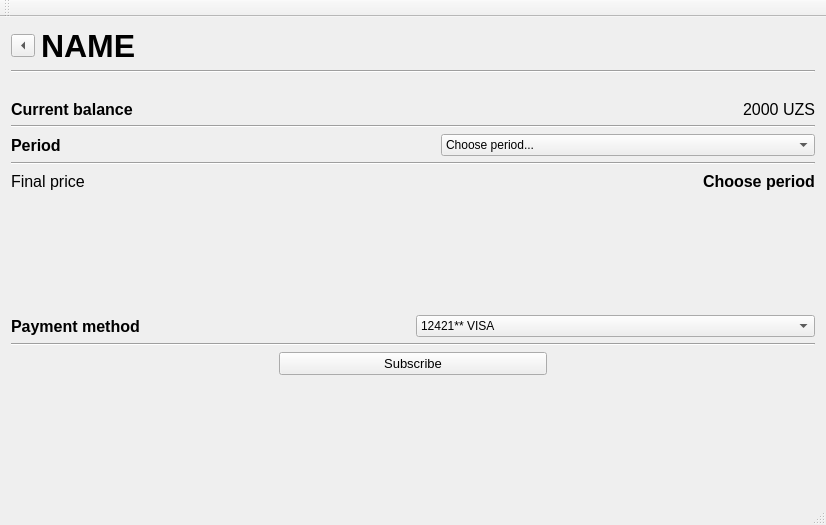
<?xml version="1.0" encoding="UTF-8"?>
<ui version="4.0">
 <class>subscriptionwindowClass</class>
 <widget class="QMainWindow" name="subscriptionwindowClass">
  <property name="geometry">
   <rect>
    <x>0</x>
    <y>0</y>
    <width>826</width>
    <height>525</height>
   </rect>
  </property>
  <property name="windowTitle">
   <string>subscriptionwindow</string>
  </property>
  <widget class="QWidget" name="centralWidget">
   <layout class="QVBoxLayout" name="verticalLayout_4">
    <item>
     <layout class="QVBoxLayout" name="verticalLayout_2">
      <item>
       <layout class="QVBoxLayout" name="verticalLayout">
        <item>
         <layout class="QHBoxLayout" name="horizontalLayout_2">
          <item>
           <widget class="QToolButton" name="toolButtonBack">
            <property name="text">
             <string>...</string>
            </property>
            <property name="arrowType">
             <enum>Qt::ArrowType::LeftArrow</enum>
            </property>
           </widget>
          </item>
          <item>
           <widget class="QLabel" name="labelName">
            <property name="font">
             <font>
              <pointsize>24</pointsize>
              <bold>true</bold>
             </font>
            </property>
            <property name="text">
             <string>NAME</string>
            </property>
           </widget>
          </item>
         </layout>
        </item>
       </layout>
      </item>
      <item>
       <widget class="Line" name="line_4">
        <property name="orientation">
         <enum>Qt::Orientation::Horizontal</enum>
        </property>
       </widget>
      </item>
      <item>
       <layout class="QHBoxLayout" name="horizontalLayout">
        <item>
         <spacer name="horizontalSpacer_4">
          <property name="orientation">
           <enum>Qt::Orientation::Horizontal</enum>
          </property>
          <property name="sizeHint" stdset="0">
           <size>
            <width>40</width>
            <height>20</height>
           </size>
          </property>
         </spacer>
        </item>
        <item>
         <spacer name="horizontalSpacer_5">
          <property name="orientation">
           <enum>Qt::Orientation::Horizontal</enum>
          </property>
          <property name="sizeHint" stdset="0">
           <size>
            <width>40</width>
            <height>20</height>
           </size>
          </property>
         </spacer>
        </item>
       </layout>
      </item>
      <item>
       <layout class="QHBoxLayout" name="horizontalLayout_3">
        <item>
         <widget class="QLabel" name="label_2">
          <property name="font">
           <font>
            <pointsize>12</pointsize>
            <bold>true</bold>
           </font>
          </property>
          <property name="text">
           <string>Current balance</string>
          </property>
         </widget>
        </item>
        <item>
         <spacer name="horizontalSpacer">
          <property name="orientation">
           <enum>Qt::Orientation::Horizontal</enum>
          </property>
          <property name="sizeHint" stdset="0">
           <size>
            <width>40</width>
            <height>20</height>
           </size>
          </property>
         </spacer>
        </item>
        <item>
         <widget class="QLabel" name="label_3">
          <property name="font">
           <font>
            <pointsize>12</pointsize>
            <bold>false</bold>
           </font>
          </property>
          <property name="text">
           <string>2000 UZS</string>
          </property>
         </widget>
        </item>
       </layout>
      </item>
      <item>
       <widget class="Line" name="line_2">
        <property name="orientation">
         <enum>Qt::Orientation::Horizontal</enum>
        </property>
       </widget>
      </item>
      <item>
       <layout class="QHBoxLayout" name="horizontalLayout_4">
        <item>
         <widget class="QLabel" name="label_4">
          <property name="font">
           <font>
            <pointsize>12</pointsize>
            <bold>true</bold>
           </font>
          </property>
          <property name="text">
           <string>Period</string>
          </property>
         </widget>
        </item>
        <item>
         <spacer name="horizontalSpacer_2">
          <property name="orientation">
           <enum>Qt::Orientation::Horizontal</enum>
          </property>
          <property name="sizeHint" stdset="0">
           <size>
            <width>40</width>
            <height>20</height>
           </size>
          </property>
         </spacer>
        </item>
        <item>
         <widget class="QComboBox" name="comboBoxPeriod">
          <property name="sizePolicy">
           <sizepolicy hsizetype="MinimumExpanding" vsizetype="Fixed">
            <horstretch>0</horstretch>
            <verstretch>0</verstretch>
           </sizepolicy>
          </property>
          <item>
           <property name="text">
            <string>Choose period...</string>
           </property>
          </item>
          <item>
           <property name="text">
            <string>1 month</string>
           </property>
          </item>
          <item>
           <property name="text">
            <string>3 month</string>
           </property>
          </item>
          <item>
           <property name="text">
            <string>1 year</string>
           </property>
          </item>
         </widget>
        </item>
       </layout>
      </item>
      <item>
       <widget class="Line" name="line">
        <property name="orientation">
         <enum>Qt::Orientation::Horizontal</enum>
        </property>
       </widget>
      </item>
      <item>
       <layout class="QHBoxLayout" name="horizontalLayout_7"/>
      </item>
      <item>
       <layout class="QHBoxLayout" name="horizontalLayout_9">
        <item>
         <widget class="QLabel" name="label">
          <property name="font">
           <font>
            <pointsize>12</pointsize>
           </font>
          </property>
          <property name="text">
           <string>Final price</string>
          </property>
         </widget>
        </item>
        <item>
         <spacer name="horizontalSpacer_7">
          <property name="orientation">
           <enum>Qt::Orientation::Horizontal</enum>
          </property>
          <property name="sizeHint" stdset="0">
           <size>
            <width>40</width>
            <height>20</height>
           </size>
          </property>
         </spacer>
        </item>
        <item>
         <widget class="QLabel" name="labelPrice">
          <property name="font">
           <font>
            <pointsize>12</pointsize>
            <bold>true</bold>
           </font>
          </property>
          <property name="text">
           <string>Choose period</string>
          </property>
         </widget>
        </item>
       </layout>
      </item>
      <item>
       <layout class="QHBoxLayout" name="horizontalLayout_8"/>
      </item>
      <item>
       <spacer name="verticalSpacer_3">
        <property name="orientation">
         <enum>Qt::Orientation::Vertical</enum>
        </property>
        <property name="sizeHint" stdset="0">
         <size>
          <width>20</width>
          <height>40</height>
         </size>
        </property>
       </spacer>
      </item>
      <item>
       <layout class="QVBoxLayout" name="verticalLayout_3">
        <item>
         <layout class="QHBoxLayout" name="horizontalLayout_6">
          <item>
           <widget class="QLabel" name="label_5">
            <property name="font">
             <font>
              <pointsize>12</pointsize>
              <bold>true</bold>
             </font>
            </property>
            <property name="text">
             <string>Payment method</string>
            </property>
           </widget>
          </item>
          <item>
           <widget class="QComboBox" name="comboBoxCardsPay">
            <item>
             <property name="text">
              <string>12421** VISA</string>
             </property>
            </item>
            <item>
             <property name="text">
              <string>Add card+</string>
             </property>
            </item>
           </widget>
          </item>
         </layout>
        </item>
        <item>
         <widget class="Line" name="line_3">
          <property name="orientation">
           <enum>Qt::Orientation::Horizontal</enum>
          </property>
         </widget>
        </item>
       </layout>
      </item>
      <item>
       <layout class="QHBoxLayout" name="horizontalLayout_5">
        <item>
         <spacer name="horizontalSpacer_3">
          <property name="orientation">
           <enum>Qt::Orientation::Horizontal</enum>
          </property>
          <property name="sizeHint" stdset="0">
           <size>
            <width>40</width>
            <height>20</height>
           </size>
          </property>
         </spacer>
        </item>
        <item>
         <widget class="QPushButton" name="pushButtonSub">
          <property name="sizePolicy">
           <sizepolicy hsizetype="MinimumExpanding" vsizetype="Maximum">
            <horstretch>0</horstretch>
            <verstretch>0</verstretch>
           </sizepolicy>
          </property>
          <property name="font">
           <font>
            <pointsize>10</pointsize>
           </font>
          </property>
          <property name="text">
           <string>Subscribe</string>
          </property>
         </widget>
        </item>
        <item>
         <spacer name="horizontalSpacer_6">
          <property name="orientation">
           <enum>Qt::Orientation::Horizontal</enum>
          </property>
          <property name="sizeHint" stdset="0">
           <size>
            <width>40</width>
            <height>20</height>
           </size>
          </property>
         </spacer>
        </item>
       </layout>
      </item>
      <item>
       <spacer name="verticalSpacer_2">
        <property name="orientation">
         <enum>Qt::Orientation::Vertical</enum>
        </property>
        <property name="sizeHint" stdset="0">
         <size>
          <width>20</width>
          <height>40</height>
         </size>
        </property>
       </spacer>
      </item>
     </layout>
    </item>
   </layout>
  </widget>
  <widget class="QMenuBar" name="menuBar">
   <property name="geometry">
    <rect>
     <x>0</x>
     <y>0</y>
     <width>826</width>
     <height>21</height>
    </rect>
   </property>
  </widget>
  <widget class="QToolBar" name="mainToolBar">
   <attribute name="toolBarArea">
    <enum>TopToolBarArea</enum>
   </attribute>
   <attribute name="toolBarBreak">
    <bool>false</bool>
   </attribute>
  </widget>
  <widget class="QStatusBar" name="statusBar"/>
 </widget>
 <layoutdefault spacing="6" margin="11"/>
 <resources/>
 <connections/>
</ui>
